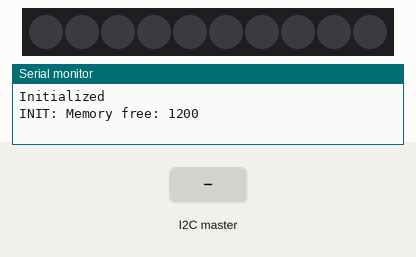
Simulated run of this sketch. Board: Arduino Uno, built with avr-gcc and run on an emulated ATmega328P. Parts: 10 RGB LEDs in strip order, left to right, the last lines printed to the serial monitor. The test bench sets the inputs (shaded band). Dim RGB values are drawn brighter than linear.

Above: at 1.2 s.
1.3 s: the I2C master sends "A"
At 1.9 s:
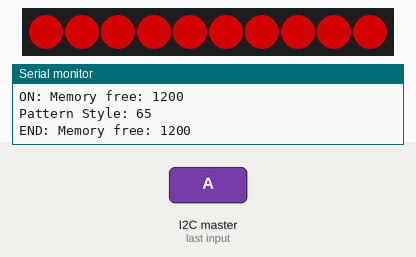
2.8 s: the I2C master sends "B"
At 4.3 s:
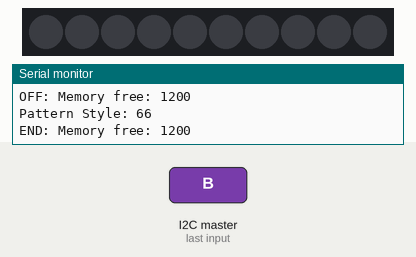
Timing chart, 0 to 5.8 s (numbered marks = the images above; inputs shaded):
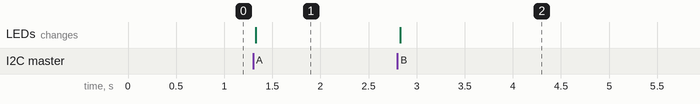

Measured:
- after the input at 1.3 s, the LEDs: change at once (image 1)
- after the input at 2.8 s, the LEDs: change at once (image 2)

The sketch:

i2c_LED_Control_Slave_MemoryHappy.ino
```cpp
#include <Wire.h>
#include <FastLED.h>
#include <MemoryFree.h>
#define LEDcount 10
#define LED_PIN 7
#define SELF_ADDRESS 10
CRGB leds[LEDcount];
volatile int PatternStyle;

void setup() {
  // put your setup code here, to run once:
  Wire.begin(SELF_ADDRESS);
  Wire.onReceive(recvEvent);
  Serial.begin(9600);
  Serial.println(F("Initialized"));
  FastLED.addLeds<WS2812,LED_PIN,GRB>(leds,LEDcount);
  Serial.print(F("INIT: Memory free: "));
  Serial.println(freeMemory());
}

void loop() {
  // put your main code here, to run repeatedly:
}

void recvEvent(int howMany)
{
  if (Wire.available())
  {
    PatternStyle = Wire.read();
    if (PatternStyle == SELF_ADDRESS)
    {
      Serial.println(F("Address received"));
      PatternStyle = Wire.read();
    }
    Serial.print(F("BEGIN: Memory free: "));
    Serial.println(freeMemory());

    if (PatternStyle==65)
    {
      allRed();
      //Serial.println(F("Turned on"));
    }
    if (PatternStyle==66)
    {
      allOff();
      //Serial.println(F("Turned off"));
    }
    if (PatternStyle == 68)
    {
      blinkRed();
      Serial.println(F("Finished"));
    }
    Serial.print(F("\nPattern Style: "));
    Serial.print(PatternStyle);
    Serial.print("\n");
    Serial.print(F("END: Memory free: "));
    Serial.println(freeMemory());
  }
}

void allRed()
{
  for (int i = 0; i<LEDcount; i++)
  {
    leds[i] = CRGB(127,0,0);
  }
  FastLED.show();
  Serial.print(F("ON: Memory free: "));
  Serial.println(freeMemory());

}
void blinkRed()
{
  while (PatternStyle == 68)
  {
    for (int i = 0; i<LEDcount; i++)
    {
      leds[i] = CRGB(127,0,0);
    }
    FastLED.show();
    delay(1000);

    for (int i = 0; i<LEDcount; i++)
    {
      leds[i] = CRGB(0,0,0);
    }
    FastLED.show();
    delay(1000);
    Serial.print(F("LOOP: Memory free: "));
    Serial.println(freeMemory());

  }
}
void allOff()
{
  for (int i = 0; i<LEDcount; i++)
  {
    leds[i] = CRGB(0,0,0);
  }
  FastLED.show();
  Serial.print(F("OFF: Memory free: "));
  Serial.println(freeMemory());

}
```
